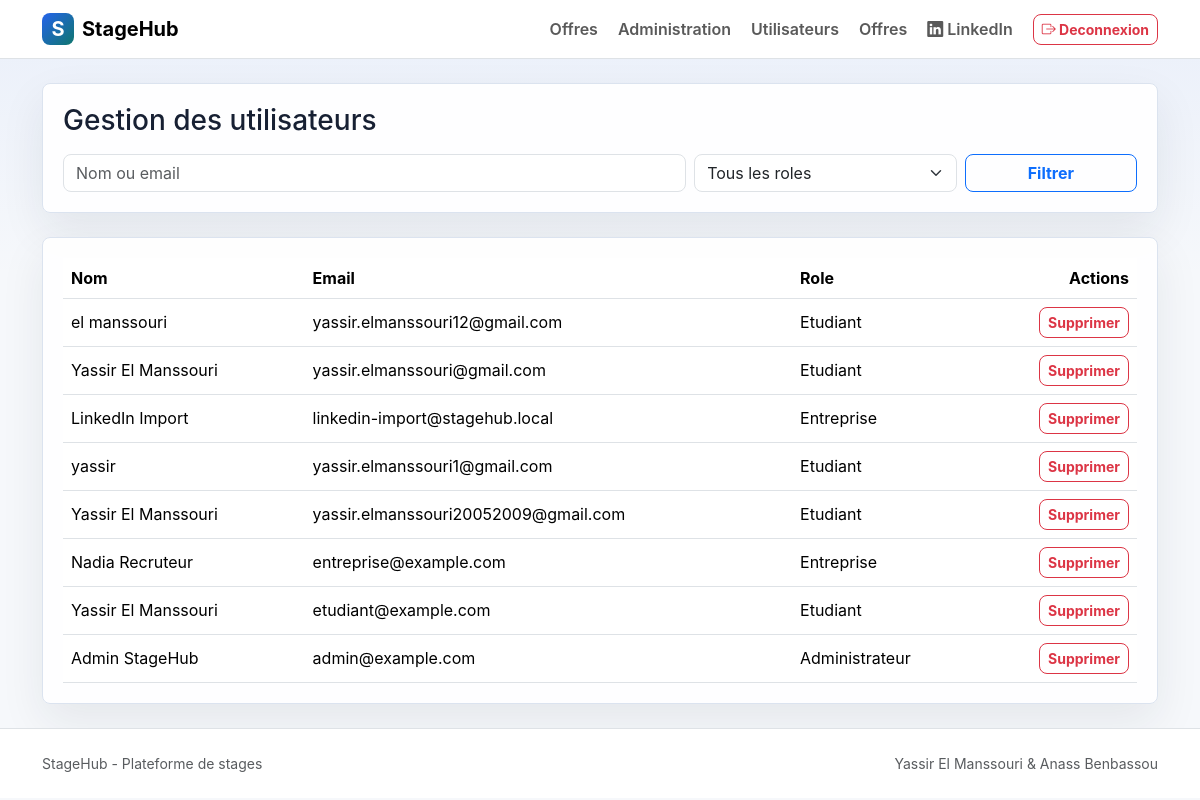
Page /admin-stagehub/utilisateurs/ (signed in) on the committed database.
### core/models.py (models this page shows)
class User(AbstractUser):
    class Role(models.TextChoices):
        STUDENT = "etudiant", "Etudiant"
        COMPANY = "entreprise", "Entreprise"
        ADMIN = "administrateur", "Administrateur"
    email = models.EmailField(unique=True)
    role = models.CharField(max_length=32, choices=Role.choices, default=Role.STUDENT)

### core/views.py (the view)
# urls.py: path("admin-stagehub/utilisateurs/", views.admin_users_index, name="admin_users_index"),
@role_required(User.Role.ADMIN)
def admin_users_index(request):
    users = User.objects.all().order_by("-date_joined")
    q = request.GET.get("q", "").strip()
    role = request.GET.get("role", "").strip()
    if q:
        users = users.filter(Q(first_name__icontains=q) | Q(last_name__icontains=q) | Q(email__icontains=q))
    if role:
        users = users.filter(role=role)
    return render(request, "admin/users_index.html", {"users": users, "q": q, "role": role})

### core/views.py (called while the page is built)
def role_required(role):
    def decorator(view_func):
        @wraps(view_func)
        @login_required
        def wrapper(request, *args, **kwargs):
            if request.user.role != role:
                messages.error(request, "Acces non autorise pour ce role.")
                return redirect("home")
            return view_func(request, *args, **kwargs)
        return wrapper
    return decorator

### templates/admin/users_index.html (shortened to what this page needs)
{% extends "base.html" %}
{% block content %}
<div class="section-panel mb-4">
    <h1 class="h3 mb-3">Gestion des utilisateurs</h1>
    <form class="row g-2">
        <div class="col-md-7"><input class="form-control" name="q" value="{{ q }}" placeholder="Nom ou email"></div>
        <div class="col-md-3">
            <select class="form-select" name="role">
                <option value="">Tous les roles</option>
            </select>
        </div>
        <div class="col-md-2 d-grid"><button class="btn btn-outline-primary" type="submit">Filtrer</button></div>
    </form>
</div>
<div class="section-panel">
    <div class="table-responsive">
        <table class="table table-hover mb-0">
            <thead>
                <tr>
                    <th>Nom</th>
                    <th>Email</th>
                    <th>Role</th>
                    <th class="text-end">Actions</th>
                </tr>
            </thead>
            <tbody>
                {% for account in users %}
                    <tr>
                        <td>{{ account.get_full_name|default:account.username }}</td>
                        <td>{{ account.email }}</td>
                        <td>{{ account.get_role_display }}</td>
                        <td class="text-end">
                            <form method="post" action="{% url 'admin_users_destroy' account.pk %}" class="d-inline">
                                <button class="btn btn-sm btn-outline-danger" type="submit" onclick="return confirm('Confirmer la suppression ?')">Supprimer</button>
                            </form>
                        </td>
                    </tr>
                {% empty %}
                    <tr><td colspan="4" class="text-center text-muted py-4">Aucun utilisateur.</td></tr>
                {% endfor %}
            </tbody>
        </table>
    </div>
</div>
{% endblock %}

### static/css/app.css (style rules this page uses)
:root { --stagehub-ink: #172033; --stagehub-muted: #657187; --stagehub-primary: #2563eb; --stagehub-accent: #0f766e; --stagehub-warm: #b45309; --stagehub-bg: #f6f8fb; --stagehub-border: #dbe3ef; }
html, body { min-height: 100%; }
body { color: var(--stagehub-ink); background: linear-gradient(180deg, rgba(37, 99, 235, 0.06), transparent 280px), var(--stagehub-bg); font-family: Inter, system-ui, -apple-system, BlinkMacSystemFont, "Segoe UI", sans-serif; display: flex; flex-direction: column; }
.hero-panel, .section-panel { border: 1px solid var(--stagehub-border); border-radius: 8px; background: rgba(255, 255, 255, 0.92); box-shadow: 0 18px 45px rgba(23, 32, 51, 0.08); }
.section-panel { padding: 1.25rem; }
.table > :not(caption) > * > * { vertical-align: middle; }
.btn { border-radius: 8px; font-weight: 700; }
.form-control, .form-select { border-radius: 8px; }

### rows in the picture
User: get_full_name "el manssouri", email "yassir.elmanssouri12@gmail.com", role "Etudiant"
User: get_full_name "Yassir El Manssouri", email "yassir.elmanssouri@gmail.com", role "Etudiant"
User: get_full_name "LinkedIn Import", email "linkedin-import@stagehub.local", role "Entreprise"
User: get_full_name "yassir", email "yassir.elmanssouri1@gmail.com", role "Etudiant"
User: get_full_name "Yassir El Manssouri", email "yassir.elmanssouri20052009@gmail.com", role "Etudiant"
User: get_full_name "Nadia Recruteur", email "entreprise@example.com", role "Entreprise"
User: get_full_name "Yassir El Manssouri", email "etudiant@example.com", role "Etudiant"
User: get_full_name "Admin StageHub", email "admin@example.com", role "Administrateur"
